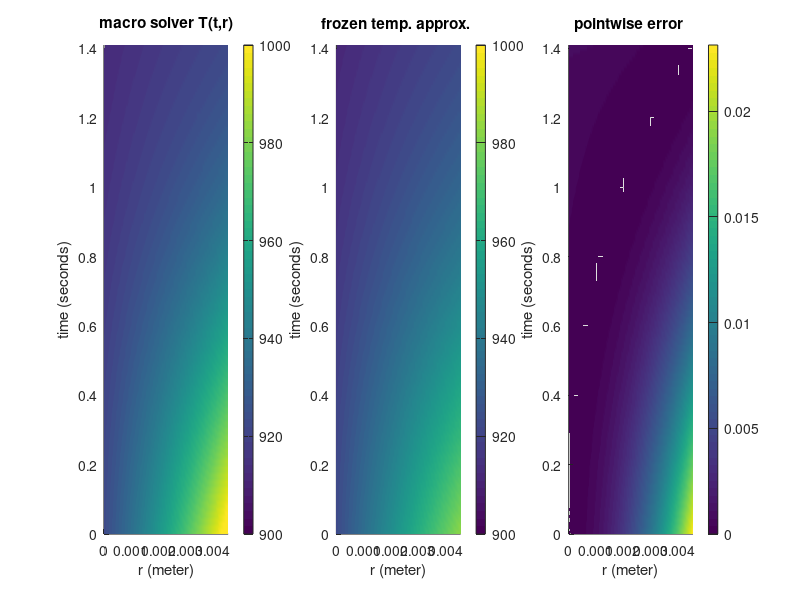

Write the MATLAB code that produced this figure.
load FR_check_low.mat


[rr, tt] = meshgrid(r,t_ma);
figure(1)
subplot(131)
surf(rr, tt,T_actual);shading interp; view(2); axis tight;colorbar;caxis([900 1000])
xlabel('r (meter)'); ylabel('time (seconds)'); title('macro solver T(t,r)')


subplot(132)
surf(rr, tt,T_FR);shading interp; view(2);  axis tight;colorbar;caxis([900 1000])
xlabel('r (meter)'); ylabel('time (seconds)'); title('frozen temp. approx. ')


err = abs(T_actual-T_FR)./abs(T_actual);
subplot(133)
surf(rr, tt, err);shading interp; view(2);  axis tight; colorbar
xlabel('r (meter)'); ylabel('time (seconds)'); title('pointwise error ')